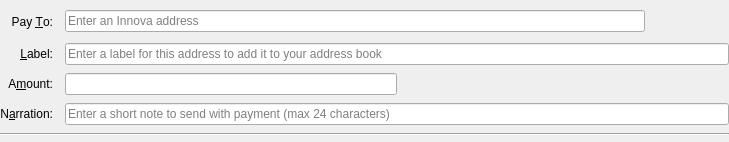
<?xml version="1.0" encoding="UTF-8"?>
<ui version="4.0">
 <class>SendCoinsEntry</class>
 <widget class="QFrame" name="SendCoinsEntry">
  <property name="geometry">
   <rect>
    <x>0</x>
    <y>0</y>
    <width>729</width>
    <height>142</height>
   </rect>
  </property>
  <property name="frameShape">
   <enum>QFrame::NoFrame</enum>
  </property>
  <property name="frameShadow">
   <enum>QFrame::Plain</enum>
  </property>
  <layout class="QGridLayout" name="gridLayout">
   <property name="leftMargin">
    <number>0</number>
   </property>
   <property name="topMargin">
    <number>8</number>
   </property>
   <property name="rightMargin">
    <number>0</number>
   </property>
   <property name="bottomMargin">
    <number>4</number>
   </property>
   <property name="horizontalSpacing">
    <number>12</number>
   </property>
   <property name="verticalSpacing">
    <number>8</number>
   </property>
   <item row="0" column="0">
    <widget class="QLabel" name="payToLabel">
     <property name="text">
      <string>Pay &amp;To:</string>
     </property>
     <property name="alignment">
      <set>Qt::AlignRight|Qt::AlignTrailing|Qt::AlignVCenter</set>
     </property>
     <property name="buddy">
      <cstring>payTo</cstring>
     </property>
    </widget>
   </item>
   <item row="0" column="1">
    <layout class="QHBoxLayout" name="payToLayout">
     <property name="spacing">
      <number>0</number>
     </property>
     <item>
      <widget class="QValidatedLineEdit" name="payTo">
       <property name="toolTip">
        <string>The address to send the payment to (e.g. igYcNv4Zp7g4ysSpdFUuzn6VaxvzAZAxsd)</string>
       </property>
       <property name="placeholderText">
        <string>Enter an Innova address</string>
       </property>
      </widget>
     </item>
     <item>
      <widget class="QToolButton" name="addressBookButton">
       <property name="toolTip">
        <string>Choose address from address book</string>
       </property>
       <property name="text">
        <string/>
       </property>
       <property name="icon">
        <iconset resource="../bitcoin.qrc">
         <normaloff>:/icons/address-book</normaloff>:/icons/address-book</iconset>
       </property>
       <property name="iconSize">
        <size>
         <width>20</width>
         <height>20</height>
        </size>
       </property>
       <property name="autoRaise">
        <bool>true</bool>
       </property>
       <property name="shortcut">
        <string>Alt+A</string>
       </property>
      </widget>
     </item>
     <item>
      <widget class="QToolButton" name="pasteButton">
       <property name="toolTip">
        <string>Paste address from clipboard</string>
       </property>
       <property name="text">
        <string/>
       </property>
       <property name="icon">
        <iconset resource="../bitcoin.qrc">
         <normaloff>:/icons/editpaste</normaloff>:/icons/editpaste</iconset>
       </property>
       <property name="iconSize">
        <size>
         <width>20</width>
         <height>20</height>
        </size>
       </property>
       <property name="autoRaise">
        <bool>true</bool>
       </property>
       <property name="shortcut">
        <string>Alt+P</string>
       </property>
      </widget>
     </item>
     <item>
      <widget class="QToolButton" name="deleteButton">
       <property name="toolTip">
        <string>Remove this recipient</string>
       </property>
       <property name="text">
        <string/>
       </property>
       <property name="icon">
        <iconset resource="../bitcoin.qrc">
         <normaloff>:/icons/remove</normaloff>:/icons/remove</iconset>
       </property>
       <property name="iconSize">
        <size>
         <width>20</width>
         <height>20</height>
        </size>
       </property>
       <property name="autoRaise">
        <bool>true</bool>
       </property>
      </widget>
     </item>
    </layout>
   </item>
   <item row="1" column="0">
    <widget class="QLabel" name="labelLabel">
     <property name="text">
      <string>&amp;Label:</string>
     </property>
     <property name="alignment">
      <set>Qt::AlignRight|Qt::AlignTrailing|Qt::AlignVCenter</set>
     </property>
     <property name="buddy">
      <cstring>addAsLabel</cstring>
     </property>
    </widget>
   </item>
   <item row="1" column="1">
    <widget class="QLineEdit" name="addAsLabel">
     <property name="toolTip">
      <string>Enter a label for this address to add it to your address book</string>
     </property>
     <property name="placeholderText">
      <string>Enter a label for this address to add it to your address book</string>
     </property>
    </widget>
   </item>
   <item row="2" column="0">
    <widget class="QLabel" name="amountLabel">
     <property name="text">
      <string>A&amp;mount:</string>
     </property>
     <property name="alignment">
      <set>Qt::AlignRight|Qt::AlignTrailing|Qt::AlignVCenter</set>
     </property>
     <property name="buddy">
      <cstring>payAmount</cstring>
     </property>
    </widget>
   </item>
   <item row="2" column="1">
    <layout class="QHBoxLayout" name="horizontalLayoutAmount">
     <property name="spacing">
      <number>0</number>
     </property>
     <item>
      <widget class="BitcoinAmountField" name="payAmount" native="true">
       <property name="toolTip">
        <string>The amount to send in the selected unit</string>
       </property>
      </widget>
     </item>
     <item>
      <spacer name="horizontalSpacerAmount">
       <property name="orientation">
        <enum>Qt::Horizontal</enum>
       </property>
       <property name="sizeHint" stdset="0">
        <size>
         <width>20</width>
         <height>20</height>
        </size>
       </property>
      </spacer>
     </item>
    </layout>
   </item>
   <item row="3" column="0">
    <widget class="QLabel" name="narrationLabel">
     <property name="text">
      <string>N&amp;arration:</string>
     </property>
     <property name="alignment">
      <set>Qt::AlignRight|Qt::AlignTrailing|Qt::AlignVCenter</set>
     </property>
     <property name="buddy">
      <cstring>narration</cstring>
     </property>
    </widget>
   </item>
   <item row="3" column="1">
    <widget class="QValidatedLineEdit" name="narration">
     <property name="enabled">
      <bool>true</bool>
     </property>
     <property name="toolTip">
      <string>Enter a short note to send with payment (max 24 characters)</string>
     </property>
     <property name="placeholderText">
      <string>Enter a short note to send with payment (max 24 characters)</string>
     </property>
    </widget>
   </item>
   <item row="4" column="0" colspan="2">
    <widget class="Line" name="line">
     <property name="orientation">
      <enum>Qt::Horizontal</enum>
     </property>
    </widget>
   </item>
  </layout>
 </widget>
 <customwidgets>
  <customwidget>
   <class>QValidatedLineEdit</class>
   <extends>QLineEdit</extends>
   <header>qvalidatedlineedit.h</header>
  </customwidget>
  <customwidget>
   <class>BitcoinAmountField</class>
   <extends>QLineEdit</extends>
   <header>bitcoinamountfield.h</header>
   <container>1</container>
  </customwidget>
 </customwidgets>
 <tabstops>
  <tabstop>payTo</tabstop>
  <tabstop>addressBookButton</tabstop>
  <tabstop>pasteButton</tabstop>
  <tabstop>deleteButton</tabstop>
  <tabstop>addAsLabel</tabstop>
  <tabstop>payAmount</tabstop>
  <tabstop>narration</tabstop>
 </tabstops>
 <resources>
  <include location="../bitcoin.qrc"/>
 </resources>
 <connections/>
</ui>
